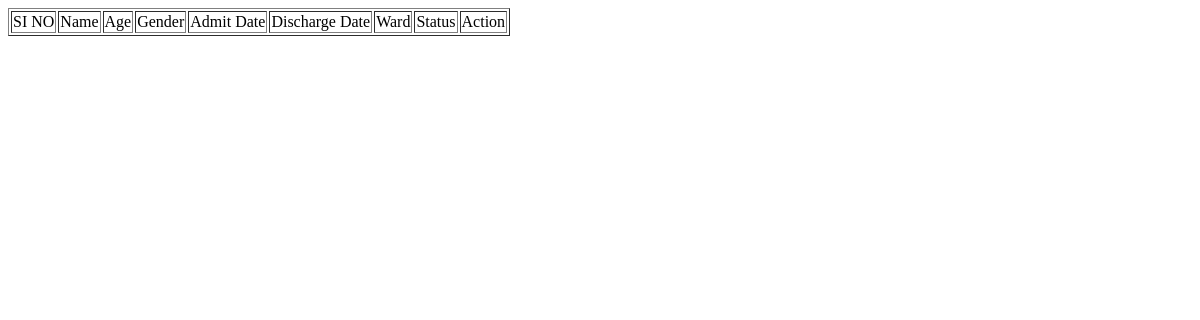
Page /Healthcenter/viewpatient/ on the earlier database version.
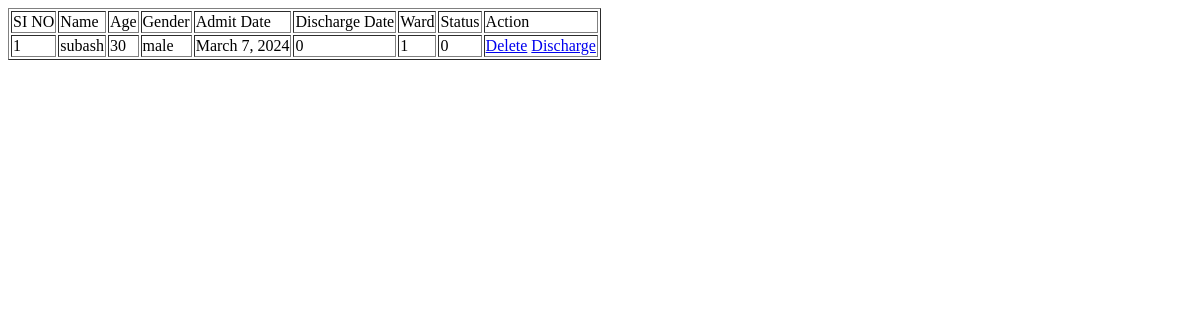
Same page on the later database version.
### HealthCenter/models.py (models this page shows)
class tbl_patient(models.Model):
    patient_name = models.CharField(max_length=20)
    patient_age = models.CharField(max_length=30)
    patient_gender = models.CharField(max_length=30)
    patient_contact = models.IntegerField()
    patient_admitdate = models.DateField(auto_now_add=True)
    patient_dischargedate = models.CharField(max_length=30)
    patient_ward=models.CharField( max_length=50)
    patient_vstatus = models.CharField(max_length=30)

### HealthCenter/views.py (the view)
# urls.py: path('viewpatient/',views.viewpatient,name='viewpatient'),
def viewpatient(request):
        patientdata = tbl_patient.objects.all()
        return render(request,'Healthcenter/ViewPatients.html',{'patient':patientdata})

### HealthCenter/Templates/Healthcenter/ViewPatients.html (shortened to what this page needs)
<!DOCTYPE html>
<html lang="en">
<head>
</head>
<body>
    <table border='1'>
        <tr>
            <td>SI NO</td>
            <td>Name</td>
            <td>Age</td>
            <td>Gender</td>
            <td>Admit Date</td>
            <td>Discharge Date</td>
            <td>Ward</td>
            <td>Status</td>
            <td>Action</td>
        </tr>
        {%for i in patient%}
        <tr>
            <td>{{forloop.counter}}</td>
            <td>{{i.patient_name}}</td>
            <td>{{i.patient_age}}</td>
            <td>{{i.patient_gender}}</td>
            <td>{{i.patient_admitdate}}</td>
            <td>{{i.patient_dischargedate}}</td>
            <td>{{i.id}}</td>
            <td>{{i.patient_vstatus}}</td>
            <td>
                <a href="{% url 'Healthcenter:deletepatient' i.id %}">Delete</a>
                {% if i.patient_vstatus == '0' %}
            <a href="{% url 'Healthcenter:patientdischarge' i.id %}">Discharge</a>
        {% else %}
        Discharged
    {% endif %}
    </td>
        </tr>{%endfor%}
    </table>
</body>
</html>

Differences in the rows shown:
added tbl_patient: patient_name "subash", patient_age "30", patient_gender "male", patient_admitdate "March 7, 2024", patient_dischargedate "0", id "1", patient_vstatus "0", shows "Discharge"
